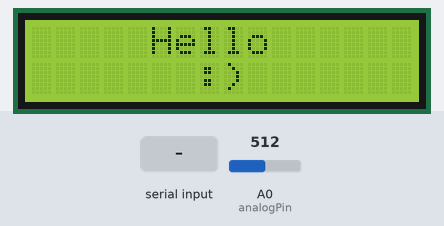
This sketch was run on a simulated Arduino Uno, built with avr-gcc and run on an emulated ATmega328P. On the bench: 16×2 character LCD. The test bench sets the inputs (shaded band); at power-on: A0 (analogPin) = 512. What the sketch prints to the serial monitor is not drawn.

Above: at 1.2 s.
1.3 s: "0.0\n" received over Serial
At 2.4 s:
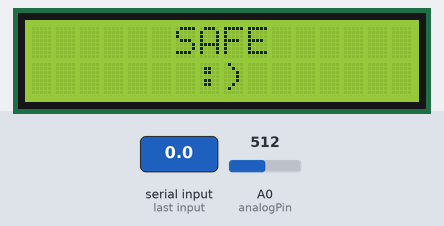
3.5 s: "1.0\n" received over Serial
At 4.7 s:
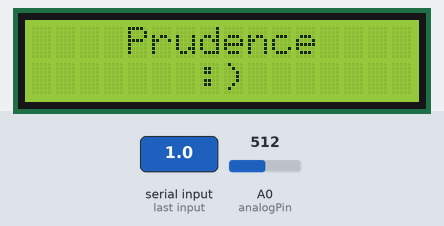
5.0 s: "2.0\n" received over Serial
At 6.0 s:
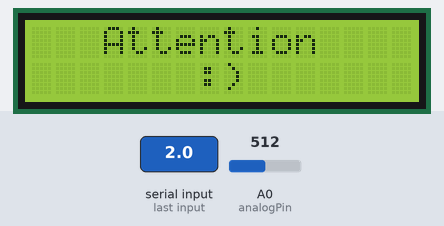
6.5 s: "3.0\n" received over Serial
At 7.1 s:
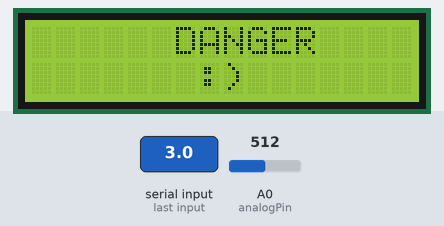
8.0 s: "4.0\n" received over Serial
At 8.3 s:
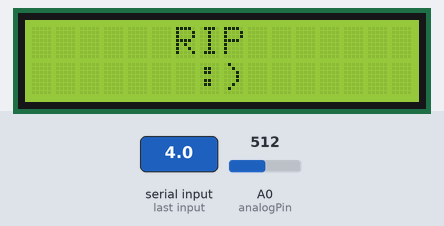
9.5 s: A0 (analogPin) set to 413
11.0 s: A0 (analogPin) set to 383
Timing chart, 0 to 14.0 s (numbered marks = the images above; inputs shaded):
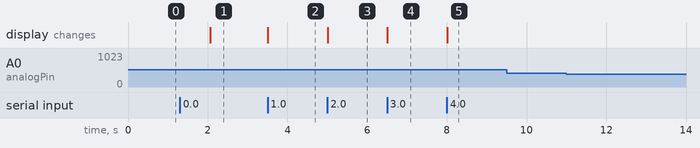

The sketch:

seismic.ino
```cpp
#include <LiquidCrystal.h>
LiquidCrystal ecran(12,11,5,4,3,2);
int analogPin = 0;
int analogValue = 0;
String entry ="";

void setup() {
  Serial.begin(9600);
  ecran.begin(16, 2);
  ecran.setCursor(0, 0);
  ecran.print("     Hello      ");
  ecran.setCursor(0, 1);
  ecran.print("       :)       ");
}

void loop() {
  analogValue = analogRead(analogPin);
  entry = Serial.readStringUntil('\n');
  if(entry == "0.0"){
    ecran.setCursor(0, 0);
    ecran.print("      SAFE    ");
  }
  if(entry == "1.0"){
    ecran.setCursor(0, 0);
    ecran.print("    Prudence    ");
  }
  if(entry == "2.0"){
    ecran.setCursor(0, 0);
    ecran.print("   Attention    ");
  }
  if(entry == "3.0"){
    ecran.setCursor(0, 0);
    ecran.print("      DANGER    ");
  }
  if(entry == "4.0"){
    ecran.setCursor(0, 0);
    ecran.print("      RIP       ");
  }
  if(analogValue>400){
    Serial.println("ok");
  }else{
    Serial.println("warning");
  }
  delay(1000);
}
```

Measured:
- after the input at 1.3 s, the display: changes after 0.77 s (image 1)
- after the input at 3.5 s, the display: changes at once (image 2)
- after the input at 5.0 s, the display: changes at once (image 3)
- after the input at 6.5 s, the display: changes at once (image 4)
- after the input at 8.0 s, the display: changes at once (image 5)
- after the input at 9.5 s, every drawn part: stays the same
- after the input at 11.0 s, every drawn part: stays the same
